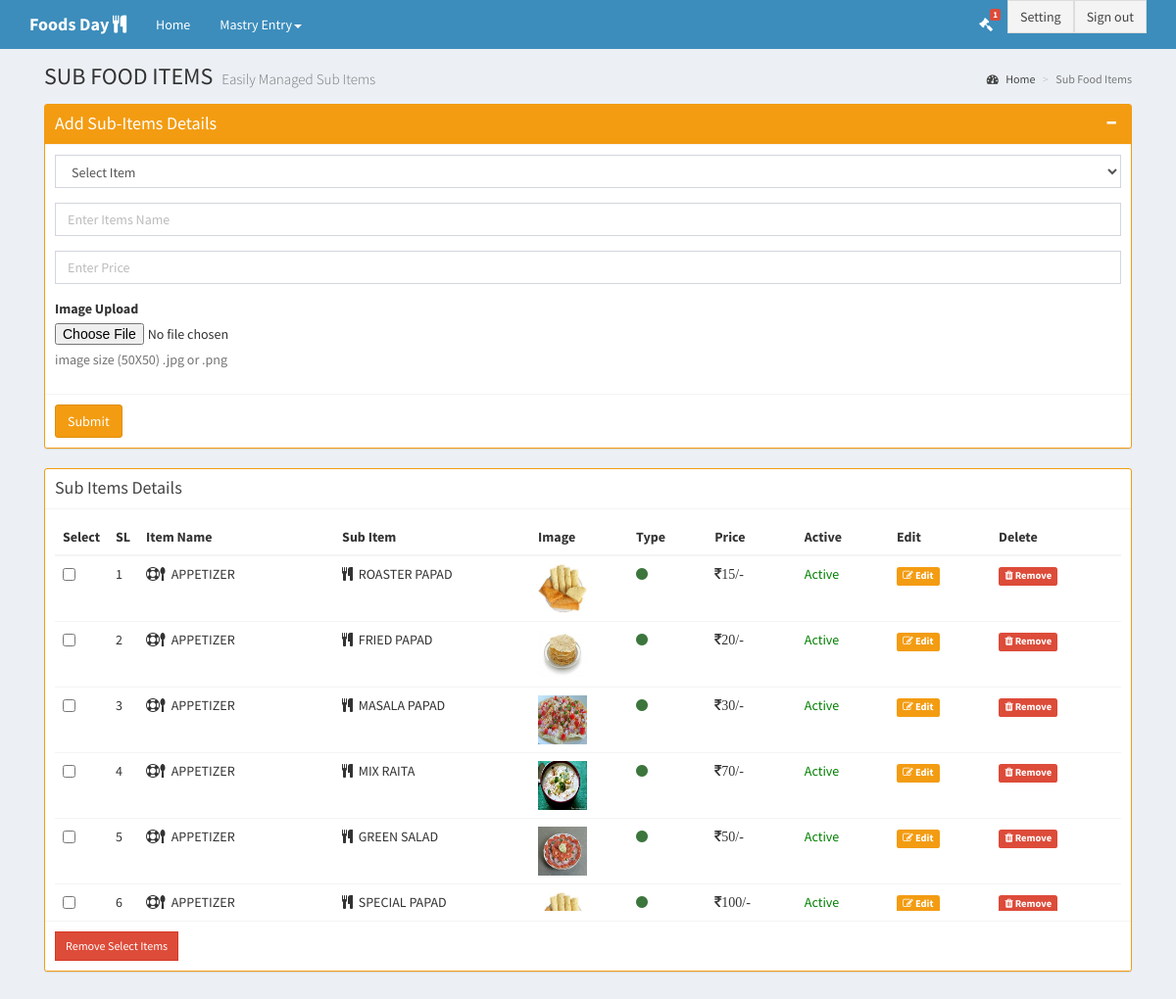
/project/royalfood/admin/admin_addsubitems.php, run on the app's committed database.
### tables this page shows
CREATE TABLE IF NOT EXISTS `tbl_companydetails` (
  `company_id` int(11) NOT NULL,
  `company_name` varchar(50) NOT NULL,
  `company_address` varchar(500) NOT NULL,
  `company_email` varchar(50) NOT NULL,
  `company_mobile` varchar(50) NOT NULL,
  `company_landline` varchar(50) NOT NULL,
  `company_website` varchar(50) NOT NULL,
  `company_type` varchar(50) NOT NULL,
  `company_service` varchar(50) NOT NULL,
  `company_logo` varchar(150) NOT NULL
);

CREATE TABLE IF NOT EXISTS `tbl_subitemdetails` (
  `subitemid` int(11) NOT NULL,
  `subitemname` varchar(100) NOT NULL,
  `itemprice` float NOT NULL,
  `subitemimage` varchar(150) NOT NULL,
  `subitemstatus` varchar(50) NOT NULL,
  `itemid` int(11) NOT NULL
);

CREATE TABLE IF NOT EXISTS `tbl_itemdetails` (
  `itemid` int(11) NOT NULL,
  `itemname` varchar(50) NOT NULL,
  `itemtype` varchar(50) NOT NULL,
  `itemstatus` varchar(50) NOT NULL
);

### project/royalfood/admin/admin_addsubitems.php (the view, shortened to what this page needs)
<?php
require_once __DIR__ . DIRECTORY_SEPARATOR . 'dbconfig.php';
?>
<!DOCTYPE html>
<html>
  <head>
    <link href="../bootstrap/css/bootstrap.min.css" rel="stylesheet" type="text/css" />
    <link href="../font-awesome-4.4.0/css/font-awesome.min.css" rel="stylesheet" type="text/css" />
    <link href="../css/ionicons.min.css" rel="stylesheet" type="text/css" />
    <link href="../dist/css/AdminLTE.min.css" rel="stylesheet" type="text/css" />
    <link href="../dist/css/skins/_all-skins.min.css" rel="stylesheet" type="text/css" />
  </head>
  <body class="skin-blue layout-top-nav">
    <div class="wrapper">
      <?php
        include 'header.php';
      ?>
      <div class="content-wrapper">
        <div class="container">
          <section class="content-header">
          <h1>
            SUB FOOD ITEMS
            <small>Easily Managed Sub Items</small>
          </h1>
          <ol class="breadcrumb">
            <li><a href="admin_dashboard.php"><i class="fa fa-dashboard"></i> Home</a></li>
            <li class="active">Sub Food Items</li>
          </ol>
        </section>
         <section class="content">
            <div class="box box-warning box-solid">
                <div class="box-header with-border">
                  <h3 class="box-title">Add Sub-Items Details</h3>
                  <div class="box-tools pull-right">
                    <button class="btn btn-box-tool" data-widget="collapse"><i class="fa fa-minus"></i></button>
                  </div>
                  </div>
                  <form role="form" name="frmitem" method="post" id="frmitem" action="admin_addsubitemscode.php"  enctype="multipart/form-data">
                  <div class="box-body">
                  <div class="form-group" >
                    <select class="form-control select2" name="itemname" id="itemname">
                        <option value="">Select Item</option>
                    </select>
                  </div>
                    <div class="form-group" >
                      <input type="text" class="form-control" id="subitemname" name="subitemname" placeholder="Enter Items Name">
                    </div>
                    <div class="form-group" >
                        <input type="text" class="form-control" id="itemprice" name="itemprice" placeholder="Enter Price" onKeyPress="return validate(event);">
                    </div>
                    <div class="form-group">
                      <label for="exampleInputFile">Image Upload</label>
                      <input type="file" id="uploadimage" name="uploadimage">
                      <p class="help-block">image size (50X50) .jpg or .png</p>
                    </div>
                  </div>
                  <div class="box-footer">
                      <button type="submit" class="btn btn-warning" onClick="return validateItem();">Submit</button>
                  </div>
                </form>
                </div>
                <div class="box box-warning box-solid">
                    <form name="frmdelete" id="frmdelete" method="post" action="deletemultiplesubitem_code.php">
                <div class="box-header with-border">
                  <h3 class="box-title">Sub Items Details</h3>
                </div>
                <div class="box-body">
                  <div class="table-responsive" style="height:400px">
                    <table class="table no-margin">
                      <thead>
                        <tr>
                            <th style="width:18px">Select</th>
                          <th style="width:18px">SL</th>
                          <th style="width:200px">Item Name</th>
                          <th style="width:200px">Sub Item</th>
                          <th style="width:100px">Image</th>
                          <th>Type</th>
                          <th>Price</th>
                          <th>Active</th>
                          <th>Edit</th>
                          <th>Delete</th>
                        </tr>
                      </thead>
                      <?php $i = 0; ?>
                          <?php
                          $query='SELECT tbl_itemdetails.itemname,tbl_itemdetails.itemtype, tbl_subitemdetails.subitemname,tbl_subitemdetails.itemprice, tbl_subitemdetails.subitemimage,tbl_subitemdetails.subitemstatus,tbl_subitemdetails.itemid,tbl_subitemdetails.subitemid FROM tbl_subitemdetails INNER JOIN tbl_itemdetails ON tbl_subitemdetails.itemid = tbl_itemdetails.itemid';
                          foreach ($conn->query($query) as $row){
                          ?>
                        <tr>
                        <td>
                            <label>
                                <input type="checkbox" name="chkUser[]" id="chkUser" value="<?php echo $row['subitemid']; ?>">
                            </label>
                        </td>
                        <td>
                            <?php echo ++$i; ?>
                        </td>
                        <td><i class="fa fa-support"></i><i class="fa fa-spoon "></i>&nbsp;
                            <?php echo $row['itemname'] ?>
                        </td>
                        <td><i class="fa  fa-cutlery"> </i>&nbsp;
                            <?php echo $row['subitemname'] ?>
                        </td>
                        <td>
                            <div class="product-img">
                              <img src="../subitemimage/<?php echo $row['subitemimage'] ?>" height="50px" width="50px"  alt="Product Image" />
                            </div>
                        </td>
                          <?php
                              $itmtype= $row['itemtype'];
                              if($itmtype=='Veg'){
                          ?>
                          <td>
                              <i class="fa fa-circle text-success"></i>
                          </td>
                          <?php } else if($itmtype=='Non-Veg'){ ?>
                           <td>
                              <i class="fa fa-circle text-danger"></i>
                           </td>
                           <?php } else if($itmtype=='Drinks'){ ?>
                           <td>
                              <i class="fa fa-circle text-info"></i>
                           </td>
                           <?php } ?>
                            <td><i class="fa fa-rupee"><?php echo $row['itemprice'] ?>/-</td>
                            <?php
                            $itemstatus= $row['subitemstatus'];
                            if($itemstatus=='Active'){
                          ?>
                          <td>
                              <a style="color: green" href="updatesubitemstatus_code.php?subitemid=<?php echo $row['subitemid'] ?>">
                                  <?php echo $row['subitemstatus']; ?>
                              </a>
                          </td>
                          <?php } ?>
                            <td><a href="editsubitem_design.php?subitemid=<?php echo $row['subitemid'] ?>" class="label label-warning"><i class="fa fa-pencil-square-o"></i>&nbsp;Edit</a></td>
                          <td> <a onClick="return confirm('Are you sure you want to delete this item ?');" href="deletesubitem_code.php?subitemid=<?php echo $row['subitemid'] ?>" class="label label-danger"><i class="fa fa-trash"></i>&nbsp;Remove</a></td>
                        </tr>
                          <?php } ?>
                    </table>
                  </div>
                </div>
                <div class="box-footer clearfix">
<input type="submit" value="Remove Select Items" id="delete" name="delete" class="btn btn-sm btn-danger btn-flat pull-left" onClick="setDeleteAction();">
                </div>
                </form>
              </div>
              </section>
              </div>
         </div>
      </div>
  </body>
</html>

### project/royalfood/admin/header.php (shortened to what this page needs)
<header class="main-header">
        <nav class="navbar navbar-static-top">
          <div class="container">
            <div class="navbar-header">
                <?php
                          $query='select * from  tbl_companydetails';
                          foreach ($conn->query($query) as $row){
                          ?>
                <a href="admin_dashboard.php" class="navbar-brand"><b><?php echo $row['company_name']; ?></b>&nbsp;<i class="fa  fa-cutlery"></i></a>
                <?php } ?>
            </div>
            <div class="collapse navbar-collapse pull-left" id="navbar-collapse">
              <ul class="nav navbar-nav">
                <li class="active"><a href="admin_dashboard.php">Home <span class="sr-only">(current)</span></a></li>
                <li class="dropdown">
                  <a href="#" class="dropdown-toggle" data-toggle="dropdown">Mastry Entry<span class="caret"></span></a>
                </li>
              </ul>
            </div>
              <div class="navbar-custom-menu">
                <ul class="nav navbar-nav">
                  <li class="dropdown tasks-menu">
                    <a href="customerorder.php">
                      <i class="fa fa-gavel"></i>
                      <span class="label label-danger">
                          <?php
                          $count=0;
                            $cntquery="select count(*) as count from tbl_customerdetails where customerstatus='New'";
                            foreach ($conn->query($cntquery) as $cntrow){
                                $count=$cntrow['count'];
                            }
                          ?>
                          <?php echo $count;?>
                      </span></a>
                  </li>
                      <li class="user-footer">
                        <div class="pull-left">
                            <a href="changepassword.php" class="btn btn-default btn-flat">Setting</a>
                        </div>
                        <div class="pull-right">
                            <a href="adminsignout.php" class="btn btn-default btn-flat">Sign out</a>
                        </div>
                      </li>
                    </ul>
              </div>
          </div>
        </nav>
      </header>

### data on the page
tbl_companydetails: company_name "Foods Day"
tbl_subitemdetails: itemid.itemname "APPETIZER", subitemname "ROASTER PAPAD", subitemimage (picture), itemprice "15", subitemstatus "Active"
tbl_subitemdetails: itemid.itemname "APPETIZER", subitemname "FRIED PAPAD", subitemimage (picture), itemprice "20", subitemstatus "Active"
tbl_subitemdetails: itemid.itemname "APPETIZER", subitemname "MASALA PAPAD", subitemimage (picture), itemprice "30", subitemstatus "Active"
tbl_subitemdetails: itemid.itemname "APPETIZER", subitemname "MIX RAITA", subitemimage (picture), itemprice "70", subitemstatus "Active"
tbl_subitemdetails: itemid.itemname "APPETIZER", subitemname "GREEN SALAD", subitemimage (picture), itemprice "50", subitemstatus "Active"
tbl_subitemdetails: itemid.itemname "APPETIZER", subitemname "SPECIAL PAPAD", subitemimage (picture), itemprice "100", subitemstatus "Active"

### other printed values
$count "1"
